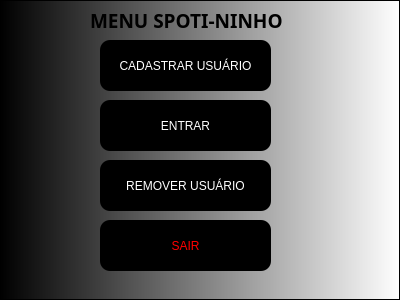
<?xml version="1.0" encoding="UTF-8"?>
<ui version="4.0">
 <class>MenuInicial</class>
 <widget class="QWidget" name="MenuInicial">
  <property name="geometry">
   <rect>
    <x>0</x>
    <y>0</y>
    <width>400</width>
    <height>300</height>
   </rect>
  </property>
  <property name="minimumSize">
   <size>
    <width>400</width>
    <height>300</height>
   </size>
  </property>
  <property name="maximumSize">
   <size>
    <width>400</width>
    <height>300</height>
   </size>
  </property>
  <property name="windowTitle">
   <string>Form</string>
  </property>
  <property name="styleSheet">
   <string notr="true">QPushButton{
border-radius: 10px;
}</string>
  </property>
  <widget class="QWidget" name="widget" native="true">
   <property name="geometry">
    <rect>
     <x>0</x>
     <y>0</y>
     <width>400</width>
     <height>300</height>
    </rect>
   </property>
   <property name="minimumSize">
    <size>
     <width>400</width>
     <height>300</height>
    </size>
   </property>
   <property name="maximumSize">
    <size>
     <width>400</width>
     <height>300</height>
    </size>
   </property>
   <property name="font">
    <font>
     <bold>false</bold>
    </font>
   </property>
   <property name="styleSheet">
    <string notr="true">QPushButton{
background-color:black ;

}

QPushButton:pressed{
background-color:grey;

}</string>
   </property>
   <widget class="QLabel" name="rotuloMenuInicial">
    <property name="geometry">
     <rect>
      <x>90</x>
      <y>0</y>
      <width>221</width>
      <height>41</height>
     </rect>
    </property>
    <property name="font">
     <font>
      <family>Rockwell Extra Bold</family>
      <pointsize>14</pointsize>
      <bold>true</bold>
     </font>
    </property>
    <property name="styleSheet">
     <string notr="true">Color rgb(255, 255, 255)</string>
    </property>
    <property name="text">
     <string>MENU SPOTI-NINHO</string>
    </property>
   </widget>
   <widget class="QPushButton" name="botaoCadastrar">
    <property name="geometry">
     <rect>
      <x>100</x>
      <y>40</y>
      <width>171</width>
      <height>51</height>
     </rect>
    </property>
    <property name="styleSheet">
     <string notr="true">color: white
</string>
    </property>
    <property name="text">
     <string>CADASTRAR USUÁRIO</string>
    </property>
   </widget>
   <widget class="QPushButton" name="botaoEntrar">
    <property name="geometry">
     <rect>
      <x>100</x>
      <y>100</y>
      <width>171</width>
      <height>51</height>
     </rect>
    </property>
    <property name="styleSheet">
     <string notr="true">COLOR : white</string>
    </property>
    <property name="text">
     <string>ENTRAR</string>
    </property>
   </widget>
   <widget class="QPushButton" name="botaoRemover">
    <property name="geometry">
     <rect>
      <x>100</x>
      <y>160</y>
      <width>171</width>
      <height>51</height>
     </rect>
    </property>
    <property name="styleSheet">
     <string notr="true">COLOR : white</string>
    </property>
    <property name="text">
     <string>REMOVER USUÁRIO</string>
    </property>
   </widget>
   <widget class="QPushButton" name="botaoSair">
    <property name="geometry">
     <rect>
      <x>100</x>
      <y>220</y>
      <width>171</width>
      <height>51</height>
     </rect>
    </property>
    <property name="styleSheet">
     <string notr="true">COLOR: rgb(255, 0, 0)</string>
    </property>
    <property name="text">
     <string>SAIR</string>
    </property>
   </widget>
   <widget class="QFrame" name="frame">
    <property name="geometry">
     <rect>
      <x>0</x>
      <y>0</y>
      <width>400</width>
      <height>300</height>
     </rect>
    </property>
    <property name="minimumSize">
     <size>
      <width>400</width>
      <height>300</height>
     </size>
    </property>
    <property name="maximumSize">
     <size>
      <width>400</width>
      <height>300</height>
     </size>
    </property>
    <property name="styleSheet">
     <string notr="true">background: qlineargradient(spread:pad, x1:0, y1:0, x2:1, y2:0, stop:0 rgba(0, 0, 0, 255), stop:1 rgba(255, 255, 255, 255))</string>
    </property>
    <property name="frameShape">
     <enum>QFrame::StyledPanel</enum>
    </property>
    <property name="frameShadow">
     <enum>QFrame::Raised</enum>
    </property>
   </widget>
   <zorder>frame</zorder>
   <zorder>rotuloMenuInicial</zorder>
   <zorder>botaoCadastrar</zorder>
   <zorder>botaoEntrar</zorder>
   <zorder>botaoRemover</zorder>
   <zorder>botaoSair</zorder>
  </widget>
 </widget>
 <resources/>
 <connections/>
</ui>
